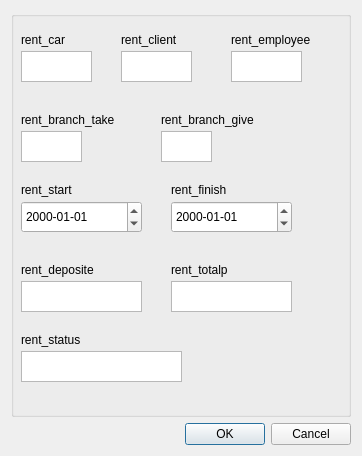
<?xml version="1.0" encoding="UTF-8"?>
<ui version="4.0">
 <class>Dialog</class>
 <widget class="QDialog" name="Dialog">
  <property name="geometry">
   <rect>
    <x>0</x>
    <y>0</y>
    <width>362</width>
    <height>456</height>
   </rect>
  </property>
  <property name="windowTitle">
   <string>Добавить запись (Rents)</string>
  </property>
  <layout class="QGridLayout" name="gridLayout">
   <item row="1" column="0">
    <widget class="QDialogButtonBox" name="buttonBox">
     <property name="orientation">
      <enum>Qt::Horizontal</enum>
     </property>
     <property name="standardButtons">
      <set>QDialogButtonBox::Cancel|QDialogButtonBox::Ok</set>
     </property>
    </widget>
   </item>
   <item row="0" column="0">
    <widget class="QGroupBox" name="groupBox">
     <property name="title">
      <string/>
     </property>
     <widget class="QLabel" name="label">
      <property name="geometry">
       <rect>
        <x>10</x>
        <y>20</y>
        <width>61</width>
        <height>18</height>
       </rect>
      </property>
      <property name="text">
       <string>rent_car</string>
      </property>
     </widget>
     <widget class="QPlainTextEdit" name="te_rent_car">
      <property name="geometry">
       <rect>
        <x>10</x>
        <y>40</y>
        <width>71</width>
        <height>31</height>
       </rect>
      </property>
     </widget>
     <widget class="QLabel" name="label_3">
      <property name="geometry">
       <rect>
        <x>10</x>
        <y>100</y>
        <width>111</width>
        <height>18</height>
       </rect>
      </property>
      <property name="text">
       <string>rent_branch_take</string>
      </property>
     </widget>
     <widget class="QLabel" name="label_5">
      <property name="geometry">
       <rect>
        <x>220</x>
        <y>20</y>
        <width>101</width>
        <height>18</height>
       </rect>
      </property>
      <property name="text">
       <string>rent_employee</string>
      </property>
     </widget>
     <widget class="QLabel" name="label_9">
      <property name="geometry">
       <rect>
        <x>110</x>
        <y>20</y>
        <width>71</width>
        <height>18</height>
       </rect>
      </property>
      <property name="text">
       <string>rent_client</string>
      </property>
     </widget>
     <widget class="QPlainTextEdit" name="te_rent_client">
      <property name="geometry">
       <rect>
        <x>110</x>
        <y>40</y>
        <width>71</width>
        <height>31</height>
       </rect>
      </property>
     </widget>
     <widget class="QPlainTextEdit" name="te_rent_employee">
      <property name="geometry">
       <rect>
        <x>220</x>
        <y>40</y>
        <width>71</width>
        <height>31</height>
       </rect>
      </property>
     </widget>
     <widget class="QPlainTextEdit" name="te_rent_branch_take">
      <property name="geometry">
       <rect>
        <x>10</x>
        <y>120</y>
        <width>61</width>
        <height>31</height>
       </rect>
      </property>
     </widget>
     <widget class="QPlainTextEdit" name="rent_branch_give">
      <property name="geometry">
       <rect>
        <x>150</x>
        <y>120</y>
        <width>51</width>
        <height>31</height>
       </rect>
      </property>
     </widget>
     <widget class="QLabel" name="label_4">
      <property name="geometry">
       <rect>
        <x>150</x>
        <y>100</y>
        <width>111</width>
        <height>18</height>
       </rect>
      </property>
      <property name="text">
       <string>rent_branch_give</string>
      </property>
     </widget>
     <widget class="QLabel" name="label_6">
      <property name="geometry">
       <rect>
        <x>10</x>
        <y>170</y>
        <width>71</width>
        <height>18</height>
       </rect>
      </property>
      <property name="text">
       <string>rent_start</string>
      </property>
     </widget>
     <widget class="QLabel" name="label_7">
      <property name="geometry">
       <rect>
        <x>160</x>
        <y>170</y>
        <width>71</width>
        <height>18</height>
       </rect>
      </property>
      <property name="text">
       <string>rent_finish</string>
      </property>
     </widget>
     <widget class="QLabel" name="label_8">
      <property name="geometry">
       <rect>
        <x>10</x>
        <y>250</y>
        <width>101</width>
        <height>18</height>
       </rect>
      </property>
      <property name="text">
       <string>rent_deposite</string>
      </property>
     </widget>
     <widget class="QPlainTextEdit" name="te_rent_deposite">
      <property name="geometry">
       <rect>
        <x>10</x>
        <y>270</y>
        <width>121</width>
        <height>31</height>
       </rect>
      </property>
     </widget>
     <widget class="QPlainTextEdit" name="te_rent_totalp">
      <property name="geometry">
       <rect>
        <x>160</x>
        <y>270</y>
        <width>121</width>
        <height>31</height>
       </rect>
      </property>
     </widget>
     <widget class="QLabel" name="label_10">
      <property name="geometry">
       <rect>
        <x>160</x>
        <y>250</y>
        <width>101</width>
        <height>18</height>
       </rect>
      </property>
      <property name="text">
       <string>rent_totalp</string>
      </property>
     </widget>
     <widget class="QLabel" name="label_11">
      <property name="geometry">
       <rect>
        <x>10</x>
        <y>320</y>
        <width>101</width>
        <height>18</height>
       </rect>
      </property>
      <property name="text">
       <string>rent_status</string>
      </property>
     </widget>
     <widget class="QPlainTextEdit" name="te_rent_status">
      <property name="geometry">
       <rect>
        <x>10</x>
        <y>340</y>
        <width>161</width>
        <height>31</height>
       </rect>
      </property>
     </widget>
     <widget class="QDateEdit" name="de_rent_start">
      <property name="geometry">
       <rect>
        <x>10</x>
        <y>190</y>
        <width>121</width>
        <height>32</height>
       </rect>
      </property>
      <property name="displayFormat">
       <string>yyyy-MM-dd</string>
      </property>
     </widget>
     <widget class="QDateEdit" name="de_rent_finish">
      <property name="geometry">
       <rect>
        <x>160</x>
        <y>190</y>
        <width>121</width>
        <height>32</height>
       </rect>
      </property>
      <property name="displayFormat">
       <string>yyyy-MM-dd</string>
      </property>
     </widget>
    </widget>
   </item>
  </layout>
 </widget>
 <resources/>
 <connections>
  <connection>
   <sender>buttonBox</sender>
   <signal>accepted()</signal>
   <receiver>Dialog</receiver>
   <slot>accept()</slot>
   <hints>
    <hint type="sourcelabel">
     <x>248</x>
     <y>254</y>
    </hint>
    <hint type="destinationlabel">
     <x>157</x>
     <y>274</y>
    </hint>
   </hints>
  </connection>
  <connection>
   <sender>buttonBox</sender>
   <signal>rejected()</signal>
   <receiver>Dialog</receiver>
   <slot>reject()</slot>
   <hints>
    <hint type="sourcelabel">
     <x>316</x>
     <y>260</y>
    </hint>
    <hint type="destinationlabel">
     <x>286</x>
     <y>274</y>
    </hint>
   </hints>
  </connection>
 </connections>
</ui>
